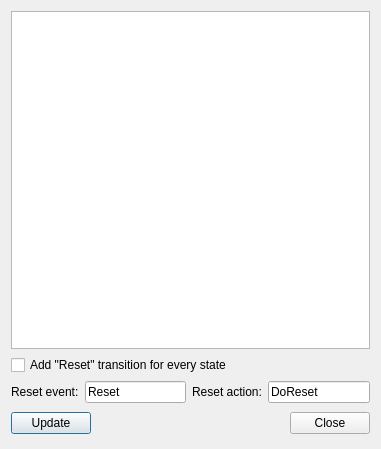
<?xml version="1.0" encoding="UTF-8"?>
<ui version="4.0">
 <author>Stefan Duffner</author>
 <class>ExportVVVVDlg</class>
 <widget class="QDialog" name="ExportVVVVDlg">
  <property name="geometry">
   <rect>
    <x>0</x>
    <y>0</y>
    <width>381</width>
    <height>449</height>
   </rect>
  </property>
  <property name="windowTitle">
   <string>vvvv Automata Export</string>
  </property>
  <layout class="QVBoxLayout" name="verticalLayout">
   <item>
    <widget class="QTextBrowser" name="tb_output">
     <property name="html">
      <string>&lt;!DOCTYPE HTML PUBLIC &quot;-//W3C//DTD HTML 4.0//EN&quot; &quot;http://www.w3.org/TR/REC-html40/strict.dtd&quot;&gt;
&lt;html&gt;&lt;head&gt;&lt;meta name=&quot;qrichtext&quot; content=&quot;1&quot; /&gt;&lt;meta charset=&quot;utf-8&quot; /&gt;&lt;style type=&quot;text/css&quot;&gt;
p, li { white-space: pre-wrap; }
&lt;/style&gt;&lt;/head&gt;&lt;body style=&quot; font-family:'Segoe UI'; font-size:9pt; font-weight:400; font-style:normal;&quot;&gt;
&lt;p style=&quot;-qt-paragraph-type:empty; margin-top:0px; margin-bottom:0px; margin-left:0px; margin-right:0px; -qt-block-indent:0; text-indent:0px; font-family:'Sans Serif'; font-size:10pt;&quot;&gt;&lt;br /&gt;&lt;/p&gt;&lt;/body&gt;&lt;/html&gt;</string>
     </property>
    </widget>
   </item>
   <item>
    <widget class="QCheckBox" name="cb_reset">
     <property name="text">
      <string>Add &quot;Reset&quot; transition for every state</string>
     </property>
    </widget>
   </item>
   <item>
    <layout class="QHBoxLayout" name="horizontalLayout_2">
     <item>
      <widget class="QLabel" name="label">
       <property name="text">
        <string>Reset event:</string>
       </property>
       <property name="buddy">
        <cstring>le_reset_event</cstring>
       </property>
      </widget>
     </item>
     <item>
      <widget class="QLineEdit" name="le_reset_event">
       <property name="text">
        <string>Reset</string>
       </property>
      </widget>
     </item>
     <item>
      <widget class="QLabel" name="label_2">
       <property name="minimumSize">
        <size>
         <width>0</width>
         <height>0</height>
        </size>
       </property>
       <property name="text">
        <string>Reset action:</string>
       </property>
       <property name="buddy">
        <cstring>le_reset_action</cstring>
       </property>
      </widget>
     </item>
     <item>
      <widget class="QLineEdit" name="le_reset_action">
       <property name="text">
        <string>DoReset</string>
       </property>
      </widget>
     </item>
    </layout>
   </item>
   <item>
    <layout class="QHBoxLayout" name="horizontalLayout">
     <item>
      <widget class="QPushButton" name="pb_update">
       <property name="enabled">
        <bool>true</bool>
       </property>
       <property name="minimumSize">
        <size>
         <width>0</width>
         <height>0</height>
        </size>
       </property>
       <property name="text">
        <string>Update</string>
       </property>
       <property name="iconSize">
        <size>
         <width>24</width>
         <height>24</height>
        </size>
       </property>
      </widget>
     </item>
     <item>
      <spacer name="horizontalSpacer">
       <property name="orientation">
        <enum>Qt::Horizontal</enum>
       </property>
       <property name="sizeHint" stdset="0">
        <size>
         <width>138</width>
         <height>29</height>
        </size>
       </property>
      </spacer>
     </item>
     <item>
      <widget class="QPushButton" name="pb_close">
       <property name="text">
        <string>Close</string>
       </property>
      </widget>
     </item>
    </layout>
   </item>
  </layout>
 </widget>
 <resources/>
 <connections/>
 <slots>
  <slot>resetClicked()</slot>
  <slot>updateClicked()</slot>
  <slot>resetEventChanged()</slot>
  <slot>resetActionChanged()</slot>
 </slots>
</ui>
